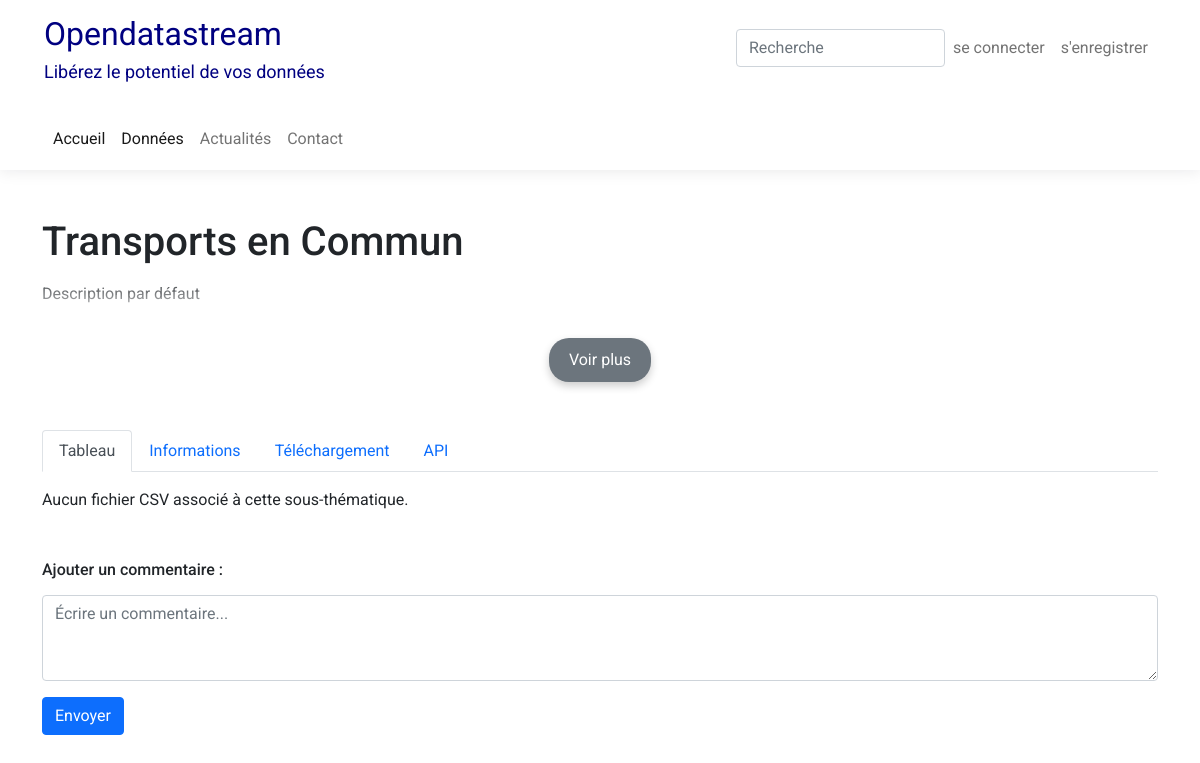
The page /sous-thematiques/transports-en-commun/ on the database as committed earlier.
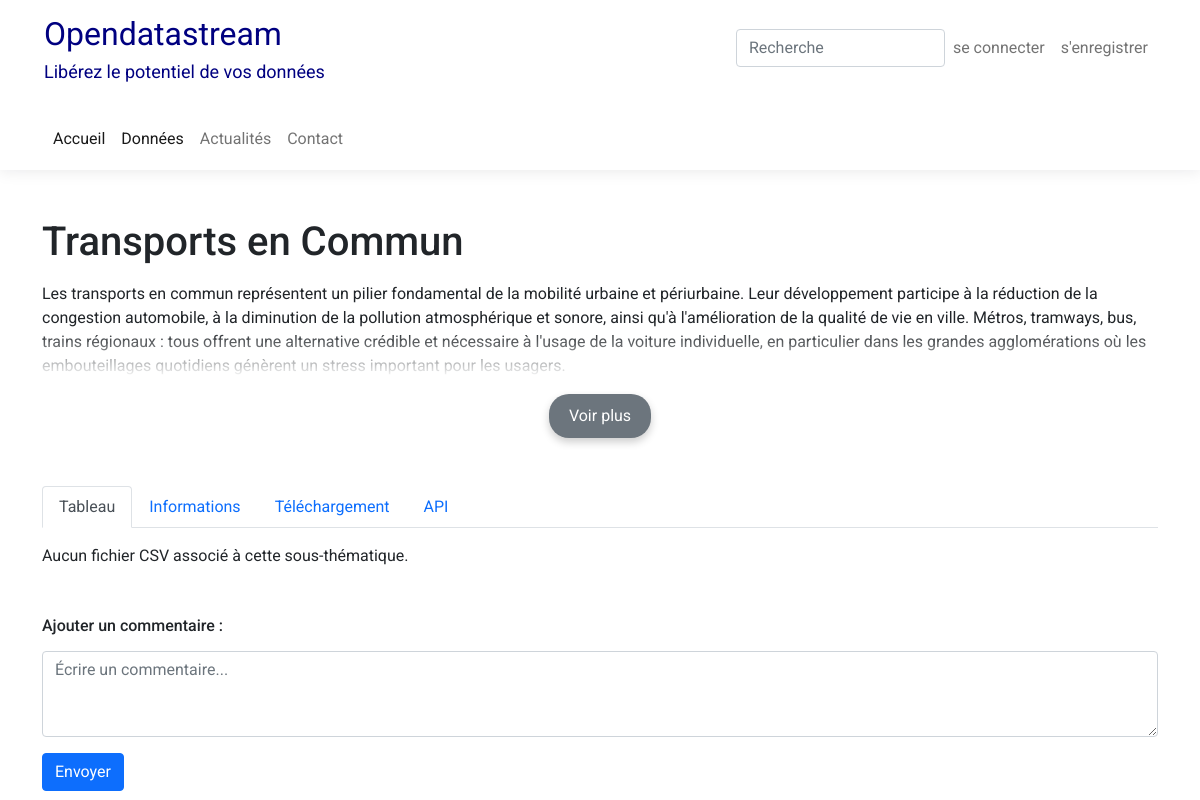
The same page on the database as committed later.
### pages/models.py (models this page shows, shortened)
class SousThematique(models.Model):
    thematique_parente = models.ForeignKey(Thematiques, on_delete=models.CASCADE)
    titre = models.CharField(max_length=200)
    slug = models.SlugField(unique=True, blank=True)
    description_sous_thematique = models.TextField(default='Description par défaut',blank=True)
    date_ajout = models.DateTimeField(auto_now=True)
    periodicite = models.IntegerField(default=2024)  # Utilisation d'un champ entier
    csv_file = models.FileField(upload_to='csv_files/',null=True, blank=True)
    def __str__(self):
        return self.titre
    class Meta:
        ordering = ['-date_ajout']

### pages/views.py (the view, shortened to what this page needs)
# urls.py: path('sous-thematiques/<slug:slug>/', views.sous_thematique_detail, name='sous_thematique_detail'),
def sous_thematique_detail(request,slug):
    sous_thematique = get_object_or_404(SousThematique, slug=slug)
    csv_data = None
    comments = sous_thematique.comments.filter(parent__isnull=True)
    if request.method == 'POST':
        if not request.user.is_authenticated:
            return redirect('connexion')
        form = CommentForm(request.POST)
        if form.is_valid():
            user = request.user
            content = form.cleaned_data['content']
            parent_id = form.cleaned_data.get('parent_id')
            parent_comment = Comment.objects.get(id=parent_id) if parent_id else None
            Comment.objects.create(sous_thematique=sous_thematique, user=user, content=content, parent=parent_comment)
            return redirect('sous_thematique_detail', slug=sous_thematique.slug)
    else:
        form = CommentForm()
    context = {
        'sous_thematique': sous_thematique,
        'csv_data': csv_data,
        'comments': comments,
        'form': form,
    }
    return render(request, 'pages/sous_thematique_detail.html', context)

### pages/forms.py
class CommentForm(forms.Form):
    content = forms.CharField(
        label='',
        widget=forms.Textarea(attrs={'class': 'form-control w-100', 'rows': 3, 'placeholder': 'Écrire un commentaire...'})
    )
    parent_id = forms.IntegerField(widget=forms.HiddenInput, required=False)

### pages/templates/pages/sous_thematique_detail.html (shortened to what this page needs)
{% extends 'base.html' %}
{% block content %}
<div class="container mt-5">
    <h1 class="mb-3">{{ sous_thematique }}</h1>
    <div class="text-wrapper" id="textWrapper">
        <div class="overlay" id="overlay"></div>
        <p>{{ sous_thematique.description_sous_thematique|linebreaksbr }}</p>
    </div>
    <div class="btn-more text-center mt-3">
        <button onclick="toggleText()" id="toggleBtn" class="btn btn-secondary">Voir plus</button>
    </div>
    <ul class="nav nav-tabs mt-5" id="myTab" role="tablist">
        <li class="nav-item" role="presentation">
            <button class="nav-link active" id="table-tab" data-bs-toggle="tab" data-bs-target="#table" type="button" role="tab" aria-controls="table" aria-selected="true">Tableau</button>
        </li>
        <li class="nav-item" role="presentation">
            <button class="nav-link" id="info-tab" data-bs-toggle="tab" data-bs-target="#info" type="button" role="tab" aria-controls="info" aria-selected="false">Informations</button>
        </li>
        <li class="nav-item" role="presentation">
            <button class="nav-link" id="download-tab" data-bs-toggle="tab" data-bs-target="#download" type="button" role="tab" aria-controls="download" aria-selected="false">Téléchargement</button>
        </li>
        <li class="nav-item" role="presentation">
            <button class="nav-link" id="api-tab" data-bs-toggle="tab" data-bs-target="#api" type="button" role="tab" aria-controls="api" aria-selected="false">API</button>
        </li>
    </ul>
    <div class="tab-content mt-3" id="myTabContent">
        <div class="tab-pane fade show active" id="table" role="tabpanel" aria-labelledby="table-tab">
            {% if csv_data %}
            <table id="csv_table" class="display mt-3">
                <thead>
                    <tr>
                        {% for header in csv_data.0.keys %}
                        <th>{{ header }}</th>
                        {% endfor %}
                    </tr>
                </thead>
                <tbody>
                    {% for row in csv_data %}
                    <tr>
                        {% for value in row.values %}
                        <td>{{ value }}</td>
                        {% endfor %}
                    </tr>
                    {% endfor %}
                </tbody>
            </table>
            {% else %}
            <p>Aucun fichier CSV associé à cette sous-thématique.</p>
            {% endif %}
        </div>
    </div>
</div>
<div class="container mt-5">
    <h6>Ajouter un commentaire :</h6>
    <form id="comment_form" method="post" action="{% url 'sous_thematique_detail' sous_thematique.slug %}" class="mt-3">
        {{ form.as_p }}
        <button type="submit" class="btn btn-primary">Envoyer</button>
    </form>
</div>
{% endblock content %}
{% block script_extrat %}
<link rel="stylesheet" href="https://cdn.datatables.net/1.11.5/css/jquery.dataTables.min.css">
{% endblock script_extrat %}

Rows that differ between the two databases and show on the page:
changed SousThematique "Transports en Commun": description_sous_thematique "Description par défaut" → "Les transports en commun représentent un pilier fondamental de la mobilité urbaine et périurbaine. Leur développement participe à la réduction de la congestion automobile, à la diminution de la pollution atmosphérique et sonore, ainsi qu'à l'amélioration de la qualité de vie en ville. Métros, tramways, bus, trains régionaux : tous offrent une alternative crédible et nécessaire à l'usage de la voiture individuelle, en particulier dans les grandes agglomérations où les embouteillages quotidiens génèrent un stress important pour les usagers."
